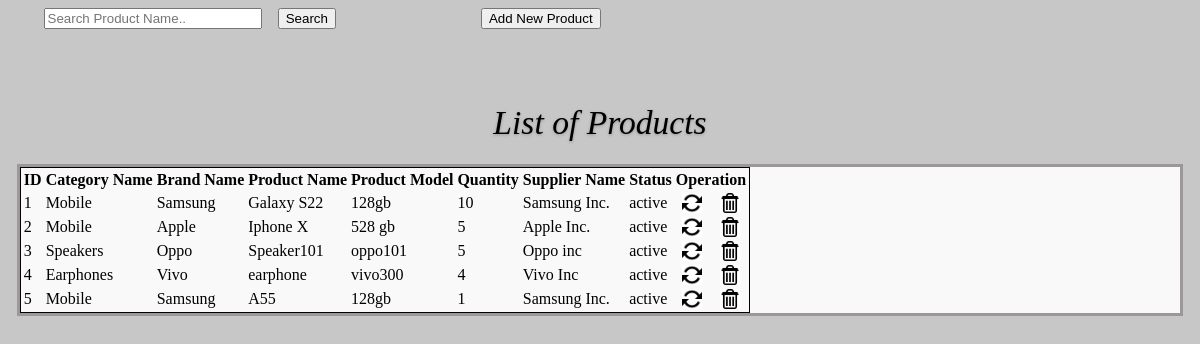
The page /View_Product.php on the database its author committed.
### tables this page shows
CREATE TABLE `ims_product` (
  `pid` int(11) NOT NULL,
  `categoryid` int(11) NOT NULL,
  `brandid` int(11) NOT NULL,
  `pname` varchar(300) NOT NULL,
  `model` varchar(255) NOT NULL,
  `description` text NOT NULL,
  `quantity` int(11) NOT NULL,
  `unit` varchar(150) NOT NULL,
  `base_price` int(10) NOT NULL,
  `tax` int(2) NOT NULL,
  `minimum_order` int(3) NOT NULL,
  `supplier` int(11) NOT NULL,
  `status` enum('active','inactive') NOT NULL
);

CREATE TABLE `ims_category` (
  `categoryid` int(11) NOT NULL,
  `name` varchar(250) NOT NULL,
  `status` enum('active','inactive') NOT NULL
);

CREATE TABLE `ims_brand` (
  `id` int(11) NOT NULL,
  `categoryid` int(11) NOT NULL,
  `bname` varchar(250) NOT NULL,
  `status` enum('active','inactive') NOT NULL
);

CREATE TABLE `ims_supplier` (
  `supplier_id` int(11) NOT NULL,
  `supplier_name` varchar(200) NOT NULL,
  `mobile` varchar(50) NOT NULL,
  `address` text NOT NULL,
  `status` enum('active','inactive') NOT NULL
);

### View_Product.php (the view, shortened to what this page needs)
<html>
<head>
<link rel="stylesheet" type="text/css" href="css/style.css" />
</head>
<body>
<div class="btn_pos" >
        <form method="post" style="width:95%; display: inherit;">
            <input type="text" name="searchtxt" class="input_box_pos form-control" placeholder="Search Product Name.." style="width:20%;" />&nbsp;&nbsp;&nbsp;&nbsp;
            <div class="btn_pos_search">
            <input type="submit" class="btn btn-primary btn-large" name="btnsearch" value="Search" />&nbsp;&nbsp;
            <a href="?tag=product_entry"><input type="button" class="btn btn-large btn-primary" value="Add New Product" name="butAdd"style="margin-left:70%;"/></a>
            </div>
        </form>
    </div><br><br>
    <div class="panel panel-default">
    <div class="panel-heading"><h1></span>List of Products</h1></div>
<div class="table_margin">
<table class="table table-bordered">
        <thead>
            <tr>
            <th style="text-align: center;">ID</th>
            <th style="text-align: center;">Category Name</th>
            <th style="text-align: center;">Brand Name</th>
            <th style="text-align: center;">Product Name</th>
            <th style="text-align: center;">Product Model</th>
            <th style="text-align: center;">Quantity</th>
            <th style="text-align: center;">Supplier Name</th>
            <th style="text-align: center;">Status</th>
            <th style="text-align: center;" colspan="2">Operation</th>
      	    </tr>
        </thead>
         <?php
		 $key="";
	if($key !="")
		$sql_sel=mysqli_query($con, "SELECT * FROM `ims_product` WHERE `pname` LIKE '%$key%' ");
	else
    		$sql_sel=mysqli_query($con, "SELECT * FROM `ims_product`");
			$i=0;
    while($row=mysqli_fetch_array($sql_sel)){
    $i++;
    $catt=$row['categoryid'];
    $sql_cat=mysqli_query($con, "SELECT * FROM `ims_category` WHERE `categoryid`=$catt ");
    $rowc= mysqli_fetch_assoc($sql_cat);
    $brandd=$row['brandid'];
    $sql_brandd=mysqli_query($con, "SELECT * FROM `ims_brand` WHERE `id`=$brandd ");
    $rowb= mysqli_fetch_assoc($sql_brandd);
    $supp=$row['supplier'];
    $sql_supp=mysqli_query($con, "SELECT * FROM `ims_supplier` WHERE `supplier_id`=$supp ");
    $rows= mysqli_fetch_assoc($sql_supp);
    	?>
        <tr>
            <td><?php echo $i;?></td>
            <td><?php echo $rowc['name'];?></td>
            <td><?php echo $rowb['bname'];?></td>
            <td><?php echo $row['pname'];?></td>
            <td><?php echo $row['model'];?></td>
            <td><?php echo $row['quantity'];?></td>
            <td><?php echo $rows['supplier_name'];?></td>
            <td><?php echo $row['status'];?></td>
            <td align="center"><a href="?tag=product_entry&opr=upd&rs_id=<?php echo $row['pid'];?>" title="Update"><img style="-webkit-box-shadow: 0px 0px 0px 0px rgba(50, 50, 50, 0.75);-moz-box-shadow:    0px 0px 0px 0px rgba(50, 50, 50, 0.75);box-shadow:         0px 0px 0px 0px rgba(50, 50, 50, 0.75);" src="picture/update.png" height="20" alt="Update" /></a></td>
            <td align="center"><a href="?tag=view_product&opr=del&rs_id=<?php echo $row['pid'];?>" title="Delete"><img style="-webkit-box-shadow: 0px 0px 0px 0px rgba(50, 50, 50, 0.75);-moz-box-shadow:    0px 0px 0px 0px rgba(50, 50, 50, 0.75);box-shadow:         0px 0px 0px 0px rgba(50, 50, 50, 0.75);" src="picture/delete.jpg" height="20" alt="Delete" /></a></td>
        </tr>
    <?php
    }
    ?>
   	</table>
</div>
</body>
</html>

### css/style.css (style rules this page uses)
body { background-color: #c7c7c7; }
h1 { font-family: 'Segoe UI Light'; font-weight: 100; font-style: oblique; font-size: 2.10em; text-shadow: 0px 1px 3px rgba(150, 150, 150, 1); }
.btn_pos { margin-left: 3%; display: flex; }
.btn_pos_search { white-space: nowrap; }
.table_margin { background-color: #f9f9f9; width: 98%; margin: auto; border: 3px solid #9d9898; }
.table-bordered { border: 1px solid black !important; }
.panel-heading { text-align: center; }

### rows shown on the page
ims_product: categoryid.name "Mobile", brandid.bname "Samsung", pname "Galaxy S22", model "128gb", quantity "10", supplier.supplier_name "Samsung Inc.", status "active"
ims_product: categoryid.name "Mobile", brandid.bname "Apple", pname "Iphone X", model "528 gb", quantity "5", supplier.supplier_name "Apple Inc.", status "active"
ims_product: categoryid.name "Speakers", brandid.bname "Oppo", pname "Speaker101", model "oppo101", quantity "5", supplier.supplier_name "Oppo inc", status "active"
ims_product: categoryid.name "Earphones", brandid.bname "Vivo", pname "earphone", model "vivo300", quantity "4", supplier.supplier_name "Vivo Inc", status "active"
ims_product: categoryid.name "Mobile", brandid.bname "Samsung", pname "A55", model "128gb", quantity "1", supplier.supplier_name "Samsung Inc.", status "active"
